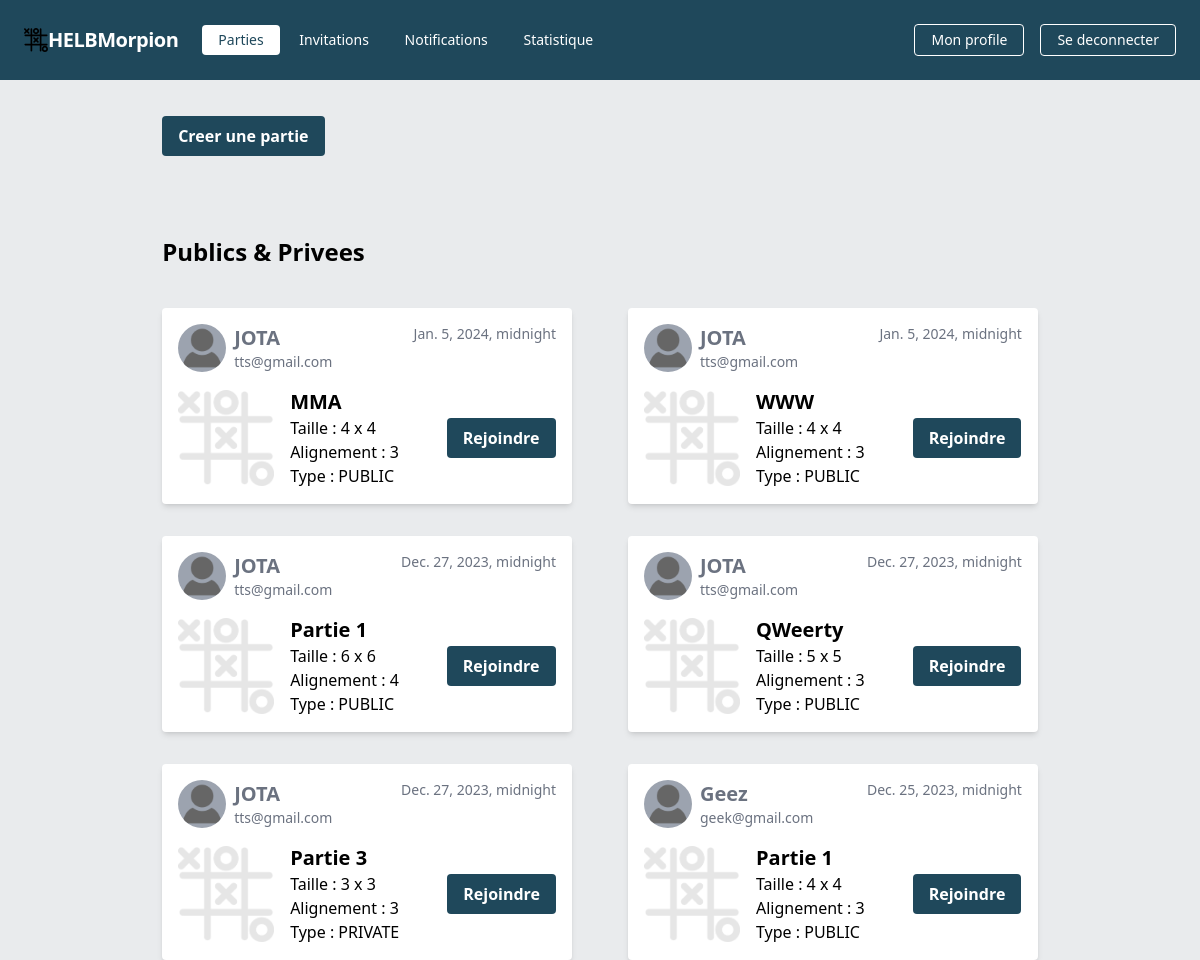
Before: / (signed in) with the older database file.
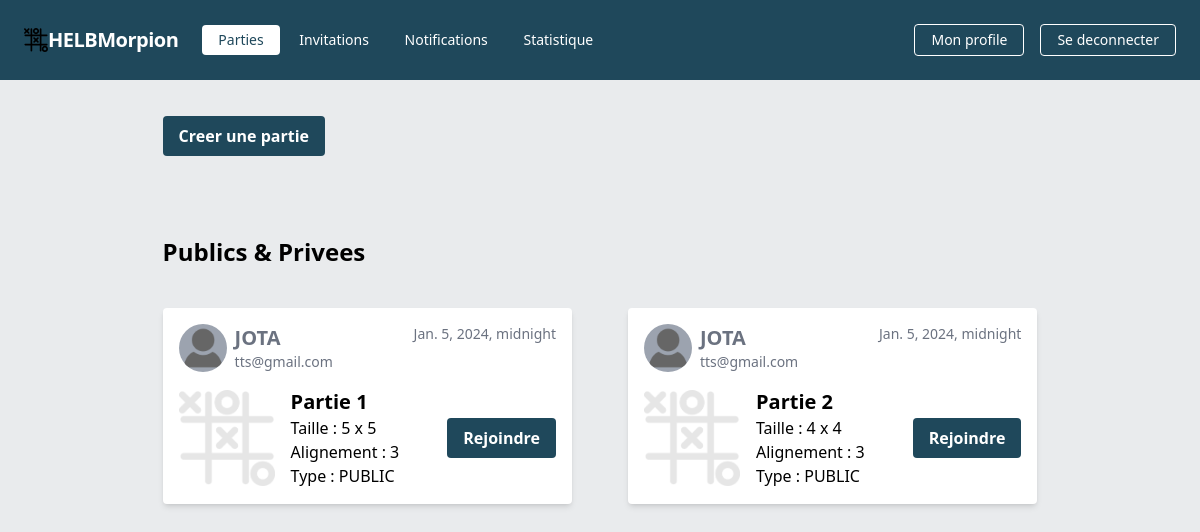
After: the same page with the newer database file.
### Morpion/models.py (models this page shows)
class Game(models.Model):
    id = models.AutoField(primary_key=True)
    title = models.CharField(max_length=100)
    visibility = models.CharField(max_length=20, default="PUBLIC")
    access_code = models.CharField(max_length=20,blank=True)
    created_at = models.DateTimeField(default=datetime.now, blank=True)
    owner = models.ForeignKey(User, on_delete=models.CASCADE)
    config = models.ForeignKey(GameConfig, on_delete=models.CASCADE)
    board = models.JSONField(default=list, blank=True)
    current_player = models.ForeignKey(User, on_delete=models.CASCADE, related_name='current_player', null=True, blank=True)
    player1 = models.ForeignKey(User, on_delete=models.CASCADE, related_name='player1_games',null=True, blank=True)
    player2 = models.ForeignKey(User, on_delete=models.CASCADE, related_name='player2_games',null=True, blank=True)
    symbol = models.JSONField(blank=True,null=True)
    symbol = models.JSONField(blank=True,null=True)
    status = models.CharField(max_length=20, default="NOT_STARTED")

class User(models.Model):
    id = models.IntegerField(unique=True, primary_key=True)
    name = models.CharField(max_length=100)
    email = models.EmailField(unique=True)
    password = models.CharField(max_length=200, default="")

class GameConfig(models.Model):
    id =  models.AutoField(primary_key=True)
    grid_size = models.IntegerField(default=3)
    alignment = models.IntegerField(default=3)
    created_at =  models.DateField(default=datetime.now, blank=True)

### Morpion/views.py (the view)
# urls.py: path('', views.partie, name="partie"),
def partie(request):
    if not request.session.has_key('isLogin'):
        return redirect("signin")
    games = Game.objects.filter(~Q(status="FINISHED")).order_by("-created_at")
    context = {"ACTIVE_VIEW": VIEW_PARTIE, "games": games}
    return render(request, "pages/morpion/partie/home.html", context)

### Morpion/views.py (called while the page is built)
def global_vars(request):
    return {
        'VIEW_PARTIE': VIEW_PARTIE,
        'VIEW_INVITATION': VIEW_INVITATION,
        'VIEW_NOTIFICATION': VIEW_NOTIFICATION,
        'VIEW_STATISTIQUE': VIEW_STATISTIQUE,
        'VIEW_PROFIL': VIEW_PROFIL,
    }

### Morpion/templates/pages/morpion/partie/home.html (shortened to what this page needs)
{% extends 'base-page.html' %}
{% load static %}
{% block pageContainer %}
  <div class="flex flex-col h-full gap-10 mt-4 p-5 mb-4">
    <div class="w-full">
      <a href="{% url 'creation_partie' %}"><button>Creer une partie</button></a>
    </div>
    <span class="font-extrabold text-2xl mt-10">Publics & Privees</span>
    <div class="grid grid-cols-2 gap-x-14 gap-y-8">
      {% for game in games %}
        <div class="flex flex-col p-4 bg-white shadow-md rounded gap-4">
          <div class="flex">
            <div class="flex flex-1 gap-2">
              <img alt="Morpion" class="rounded-full h-[48px] w-[48px] bg-gray-400" src="{% static 'avatar.png' %}" />
              <div class="flex flex-col text-gray-500">
                <span class="font-semibold text-xl">{{ game.owner.name }}</span>
                <span class="text-sm">{{ game.owner.email }}</span>
              </div>
            </div>
            <span class="text-gray-500 text-sm">{{ game.created_at }}</span>
          </div>
          <div class="flex gap-12 items-center">
            <div class="flex items-center">
              <img alt="Morpion" class="h-[96px] w-[96px] rounded" src="{% static 'g12.png' %}" />
              <div class="flex flex-col justify-between flex-1 ps-4">
                <span class="font-semibold text-xl">{{ game.title }}</span>
                <span>Taille : <span class="font-medium">{{ game.config.grid_size }} x {{ game.config.grid_size }}</span></span>
                <span>Alignement : <span class="font-medium">{{ game.config.alignment }}</span></span>
                <span>Type : <span class="font-medium">{{ game.visibility }}</span></span>
              </div>
            </div>
            <a href="{% url 'play_game' game.id %}"><button type="button">Rejoindre</button></a>
          </div>
        </div>
      {% endfor %}
    </div>
  </div>
{% endblock %}

### Morpion/templates/base-page.html (shortened to what this page needs)
{% extends '_base.html' %}
{% load static %}
{% block content %}
  <div class="w-full flex flex-col h-screen">
    <nav class="flex items-center justify-between flex-wrap bg-[#1F485B] p-6">
      <div class="flex items-center flex-shrink-0 text-white mr-6">
        <img alt="Morpion" class="h-6 w-6" src="{% static "morpion.svg" %}"/>
        <span class="font-semibold text-xl tracking-tight">HELBMorpion</span>
      </div>
      <div class="w-full block flex-grow lg:flex lg:items-center lg:w-auto">
        <div class="nav-item text-sm lg:flex-grow">
          <a href="{% url 'partie' %}" class="{% if ACTIVE_VIEW == VIEW_PARTIE %} active {% endif %}">Parties</a>
          <a href="{% url 'invitations' %}" class="{% if ACTIVE_VIEW == VIEW_INVITATION %} active {% endif %}">Invitations</a>
          <a href="{% url 'notifications' %}" class="{% if ACTIVE_VIEW == VIEW_NOTIFICATION %} active {% endif %}" >Notifications</a>
          <a href="{% url 'statistiques' %}" class="{% if ACTIVE_VIEW == VIEW_STATISTIQUE %} active {% endif %}">Statistique</a>
        </div>
        <div class="flex space-x-4">
          <a href="{% url 'profil' %}" class="inline-block text-sm px-4 py-2 leading-none border rounded text-white border-white hover:border-transparent hover:text-[#1F485B] hover:bg-white mt-4 lg:mt-0  {% if ACTIVE_VIEW == VIEW_PROFIL %} !bg-white !text-[#1F485B] {% endif %}">Mon profile</a>
          <a  href="{% url 'logout' %}" class="inline-block text-sm px-4 py-2 leading-none border rounded text-white border-white hover:border-transparent hover:text-[#1F485B] hover:bg-white mt-4 lg:mt-0">Se deconnecter</a>
        </div>
      </div>
    </nav>
    <div class="flex-1  h-full mx-auto">
        {% block pageContainer %}
        {% endblock pageContainer %}
    </div>
  </div>
{% endblock %}

### Morpion/templates/_base.html (shortened to what this page needs)
{% load compress %}
{% load static %}
<!DOCTYPE html>
<html lang="en">
  <head>
    {% compress css %}
    <link href="{% static 'src/output.css' %}" rel="stylesheet" />
    {% endcompress %}
  </head>
  <body>
    {% block content %}
    {% endblock %}
  </body>
</html>

Changed rows visible on the page:
removed Game: owner.name "JOTA", owner.email "tts@gmail.com", created_at "Jan. 5, 2024, midnight", title "MMA", config.grid_size "4", config.alignment "3", visibility "PUBLIC"
removed Game: owner.name "JOTA", owner.email "tts@gmail.com", created_at "Jan. 5, 2024, midnight", title "WWW", config.grid_size "4", config.alignment "3", visibility "PUBLIC"
removed Game: owner.name "JOTA", owner.email "tts@gmail.com", created_at "Dec. 27, 2023, midnight", title "Partie 1", config.grid_size "6", config.alignment "4", visibility "PUBLIC"
removed Game: owner.name "JOTA", owner.email "tts@gmail.com", created_at "Dec. 27, 2023, midnight", title "QWeerty", config.grid_size "5", config.alignment "3", visibility "PUBLIC"
removed Game: owner.name "JOTA", owner.email "tts@gmail.com", created_at "Dec. 27, 2023, midnight", title "Partie 3", config.grid_size "3", config.alignment "3", visibility "PRIVATE"
removed Game: owner.name "Geez", owner.email "geek@gmail.com", created_at "Dec. 25, 2023, midnight", title "Partie 1", config.grid_size "4", config.alignment "3", visibility "PUBLIC"
added Game: owner.name "JOTA", owner.email "tts@gmail.com", created_at "Jan. 5, 2024, midnight", title "Partie 1", config.grid_size "5", config.alignment "3", visibility "PUBLIC"
added Game: owner.name "JOTA", owner.email "tts@gmail.com", created_at "Jan. 5, 2024, midnight", title "Partie 2", config.grid_size "4", config.alignment "3", visibility "PUBLIC"
